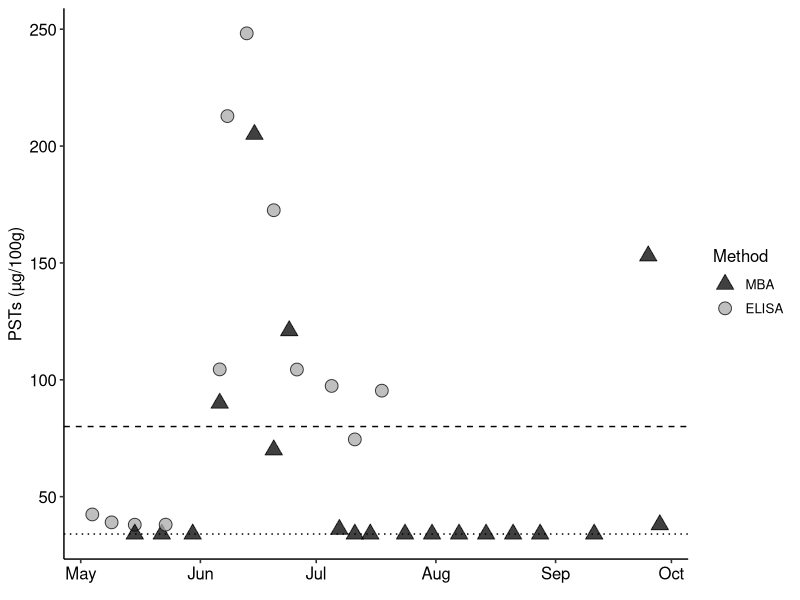
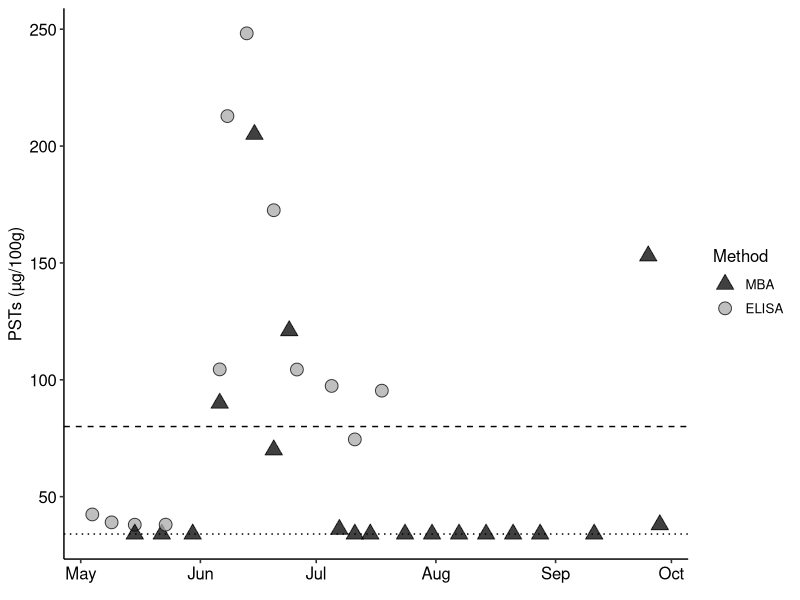
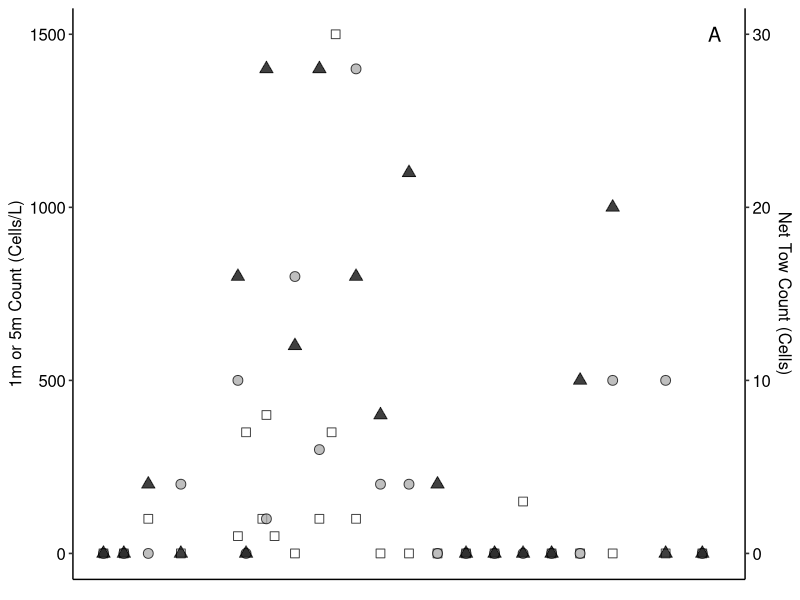
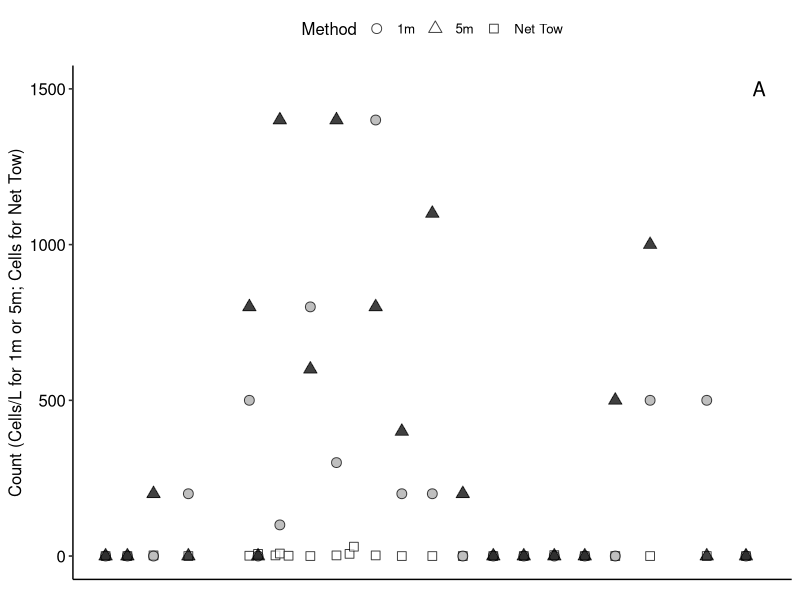

The R source for these figures, in order: (Note: this script raises an error after producing the figures.)
## ---- chunk 1
knitr::opts_chunk$set(echo = TRUE)
## ---- chunk 2
#install.packages("tidyverse")
#install.packages("ggpubr")
#install.packages("patchwork")
## ---- chunk 3
library(tidyverse)
library(ggpubr)
library(patchwork)
## ---- chunk 4
psts <- read.csv("../Data/Oyster_PSTs.csv")
alex <- read.csv("../Data/Alexandrium_MicroscopeCounts.csv")
qpcr <- read.csv("../Data/Alexandrium_qPCR_Results.csv")
## ---- chunk 5
psts$Date <- as.Date(psts$Date, "%m/%d/%Y")
alex$Date <- as.Date(alex$Date, "%m/%d/%Y")
qpcr$Date <- as.Date(qpcr$Date, "%m/%d/%Y")
qpcr <- subset(qpcr, qpcr$Sample_Type == "Sample")
qpcr <- subset(qpcr, qpcr$Quantity_Corrected >= 63.98)
## ---- chunk 6
pst_time <- ggplot(psts, aes(x = Date, y = Tox_ug_100g, fill = Method, shape = Method)) + 
  scale_fill_manual(values = c("black", "darkgray"), labels = c("MBA", "ELISA")) +
  scale_shape_manual(values = c(24, 21), labels = c("MBA", "ELISA")) +
  geom_point(size = 4, color = "black", alpha = 0.75) +
  theme_pubr() +
  theme(legend.position = "right") +
  labs(
    x = element_blank(),
    y = "PSTs (\u00b5g/100g)")  +
  geom_hline(yintercept = 80, linetype = "dashed") +
  geom_hline(yintercept = 34, linetype = "dotted")
pst_time
## ---- chunk 7
jpeg("../Figures/Fig7.jpg", width = 8, height = 5, units="in", res=600)
pst_time
## ---- chunk 8
counts_time <- ggplot(alex, aes(x=Date)) +
  
  geom_point(aes(y=Count_Net*50), fill = "white", shape = 22, size = 3, alpha = 0.75) + 
  geom_point(aes(y=Count_1m_L), fill = "darkgray", shape = 21, size = 3, alpha = 0.75) +
  geom_point(aes(y=Count_5m_L), fill = "black", shape = 24, size = 3, alpha = 0.75) +
  scale_y_continuous(
    name = "1m or 5m Count (Cells/L)",
    sec.axis = sec_axis(~ . / 50, name = "Net Tow Count (Cells)")
  ) +
  theme_pubr() +
  annotate("text", x=as.Date("2023-10-01"), y=1500, label = "A", size = 5) +
  labs(x = element_blank()) + 
  theme(axis.text.x = element_blank(), axis.ticks.x = element_blank()) 

counts_time

#add legend for different methods
## ---- chunk 9
counts_gathered <- gather(alex, key = Method, value = count, c("Count_Net", "Count_1m_L", "Count_5m_L"))

counts_time_v2 <- ggplot(counts_gathered, aes(x = Date, y = count, group = Method, fill = Method, shape = Method)) +
  scale_fill_manual(values = c("darkgray", "black", "white")) +
  scale_shape_manual(values = c(21, 24, 22), labels = c("1m", "5m", "Net Tow")) +
  guides(fill = "none") +
  geom_point(size = 3, alpha = 0.75) +
  theme_pubr() +
  labs(x = element_blank(), y = "Count (Cells/L for 1m or 5m; Cells for Net Tow)") + 
  theme(axis.text.x = element_blank(), axis.ticks.x = element_blank()) +
  annotate("text", x=as.Date("2023-10-01"), y=1500, label = "A", size = 5) 
counts_time_v2
## ---- chunk 10
qpcr_mean <- aggregate(Copies_L_Corrected ~ Date, data = qpcr, FUN = mean)
qpcr_mean$log_qpcr <- log(qpcr_mean$Copies_L_Corrected)
qpcr_time <- ggplot(qpcr_mean, aes(x = Date, y = log_qpcr)) + 
  geom_point(size = 3, shape = 25) + 
  theme_pubr() + 
  labs(x = element_blank(), y = "qPCR Quantity (Copy Number/L; Log-transformed)") +
  annotate("text", x=as.Date("2023-10-01"), y=21, label = "B", size = 5)
 qpcr_time
## ---- chunk 11
jpeg("../Figures/Fig8.jpg", width = 8, height = 10, units="in", res=600)
counts_time_v2 /
  qpcr_time
